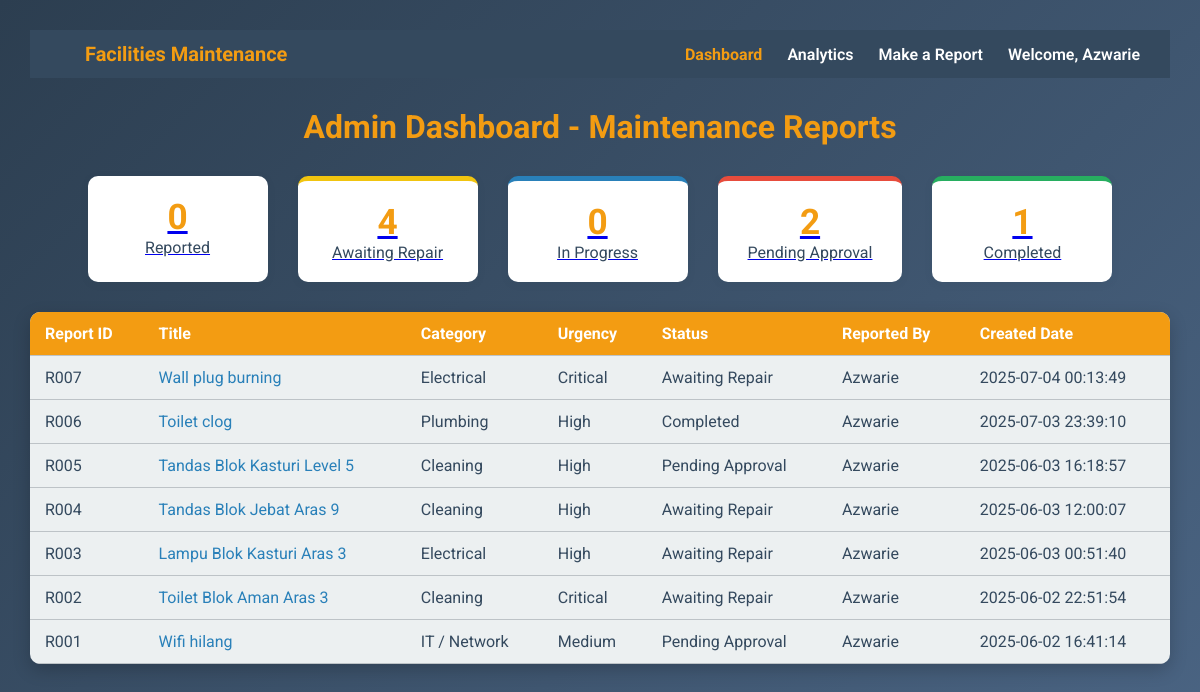
Page /index.php (signed in) on the committed database.
### tables this page shows
CREATE TABLE `report` (
  `ReportID` varchar(10) NOT NULL,
  `Title` varchar(255) NOT NULL,
  `Description` text DEFAULT NULL,
  `UrgencyLevel` enum('Low','Medium','High','Critical') NOT NULL,
  `Status` enum('Reported','Awaiting Repair','In Progress','Pending Approval','Completed') NOT NULL DEFAULT 'Reported',
  `StaffID` varchar(10) NOT NULL,
  `CategoryID` varchar(10) NOT NULL,
  `CreatedDate` datetime NOT NULL DEFAULT current_timestamp(),
  `LastUpdatedDate` datetime NOT NULL DEFAULT current_timestamp() ON UPDATE current_timestamp(),
  `AISuggestion` text DEFAULT NULL
);

CREATE TABLE `category` (
  `CategoryID` varchar(10) NOT NULL,
  `CategoryType` varchar(100) NOT NULL
);

CREATE TABLE `staff` (
  `StaffID` varchar(10) NOT NULL,
  `StaffName` varchar(100) NOT NULL,
  `PhoneNum` varchar(20) DEFAULT NULL,
  `Password` varchar(255) NOT NULL,
  `Role` enum('Admin','Maintenance') NOT NULL DEFAULT 'Maintenance',
  `Position` varchar(50) DEFAULT NULL
);

### index.php (the view, shortened to what this page needs)
<?php
include 'connection.php';
include 'navbar.php';
$statusCounts = [
  'Reported' => 0,
  'Awaiting Repair' => 0,
  'In Progress' => 0,
  'Pending Approval' => 0,
  'Completed' => 0
];
$analyticsSql = "SELECT Status, COUNT(*) as count FROM report GROUP BY Status";
$analyticsResult = $conn->query($analyticsSql);
if ($analyticsResult) {
  while ($row = $analyticsResult->fetch_assoc()) {
    $status = $row['Status'];
    if (isset($statusCounts[$status])) {
      $statusCounts[$status] = $row['count'];
    }
  }
}
$where = '';
$sql = "
    SELECT r.ReportID, r.Title, r.UrgencyLevel, r.Status, r.CreatedDate,
           s.StaffName, c.CategoryType
    FROM Report r
    JOIN Staff s ON r.StaffID = s.StaffID
    JOIN Category c ON r.CategoryID = c.CategoryID
    $where
    ORDER BY r.CreatedDate DESC
";
$result = $conn->query($sql);
?>
<!DOCTYPE html>
<html lang="en">
<head>
</head>
<body>
  <h1>Admin Dashboard - Maintenance Reports</h1>
  <div class="analytics">
    <a href="?filter=Reported" class="analytic-box reported">
      <span class="count"><?php echo $statusCounts['Reported']; ?></span>
      <span class="label">Reported</span>
    </a>
      <a href="?filter=Awaiting Repair" class="analytic-box awaiting">
      <span class="count"><?php echo $statusCounts['Awaiting Repair']; ?></span>
      <span class="label">Awaiting Repair</span>
    </a>
    <a href="?filter=In Progress" class="analytic-box inprogress">
      <span class="count"><?php echo $statusCounts['In Progress']; ?></span>
      <span class="label">In Progress</span>
    </a>
    <a href="?filter=Pending Approval" class="analytic-box pending">
      <span class="count"><?php echo $statusCounts['Pending Approval']; ?></span>
      <span class="label">Pending Approval</span>
    </a>
    <a href="?filter=Completed" class="analytic-box completed">
      <span class="count"><?php echo $statusCounts['Completed']; ?></span>
      <span class="label">Completed</span>
    </a>
  </div>
  <table>
    <thead>
      <tr>
        <th>Report ID</th>
        <th>Title</th>
        <th>Category</th>
        <th>Urgency</th>
        <th>Status</th>
        <th>Reported By</th>
        <th>Created Date</th>
      </tr>
    </thead>
    <tbody>
      <?php if ($result && $result->num_rows > 0): ?>
        <?php while ($row = $result->fetch_assoc()): ?>
          <tr>
            <td><?php echo htmlspecialchars($row['ReportID']); ?></td>
            <td><a class="report-link" href="report_detail.php?report_id=<?php echo urlencode($row['ReportID']); ?>">
                <?php echo htmlspecialchars($row['Title']); ?></a></td>
            <td><?php echo htmlspecialchars($row['CategoryType']); ?></td>
            <td><?php echo htmlspecialchars($row['UrgencyLevel']); ?></td>
            <td><?php echo htmlspecialchars($row['Status']); ?></td>
            <td><?php echo htmlspecialchars($row['StaffName']); ?></td>
            <td><?php echo htmlspecialchars($row['CreatedDate']); ?></td>
          </tr>
        <?php endwhile; ?>
      <?php else: ?>
        <tr>
          <td colspan="7" style="text-align:center;">No reports found.</td>
        </tr>
      <?php endif; ?>
    </tbody>
  </table>
</body>
</html>

### navbar.php (shortened to what this page needs)
<?php
$staffName = $_SESSION['staffName'] ?? 'User';
$role = $_SESSION['role'] ?? null;
$currentPage = basename($_SERVER['PHP_SELF']);
?>
<div class="navbar">
  <a href="<?php echo ($role === 'Admin') ? 'index.php' : 'maintenance_index.php'; ?>" class="logo">
    Facilities Maintenance
  </a>
  <?php if ($role === 'Admin'): ?>
    <a href="index.php" class="<?php echo $currentPage === 'index.php' ? 'active' : ''; ?>">Dashboard</a>
    <a href="report_analytics.php" class="<?php echo $currentPage === 'report_analytics.php' ? 'active' : ''; ?>">Analytics</a>
  <?php else: ?>
    <a href="maintenance_index.php" class="<?php echo $currentPage === 'maintenance_index.php' ? 'active' : ''; ?>">My Tasks</a>
  <?php endif; ?>
  <a href="report_create.php" class="<?php echo $currentPage === 'report_create.php' ? 'active' : ''; ?>">Make a Report</a>
  <div class="user-dropdown user-menu" tabindex="0">
    <div class="welcome">Welcome, <?php echo htmlspecialchars($staffName); ?></div>
  </div>
</div>

### navbar.php (style rules this page uses)
.navbar { background: #34495e; padding: 12px 30px; display: flex; align-items: center; color: white; font-family: 'Roboto', sans-serif; margin-bottom: 30px; }
.navbar .logo { font-weight: 700; font-size: 20px; color: #f39c12; margin-right: auto; user-select: none; text-decoration: none; }
.navbar a, .navbar .user-menu { color: white; text-decoration: none; margin-left: 25px; font-weight: 600; position: relative; cursor: pointer; transition: color 0.3s ease; }
.navbar a.active { color: #f39c12; font-weight: 700; }
.user-dropdown { position: relative; display: inline-block; }

### index.php (style rules this page uses)
body { font-family: 'Roboto', sans-serif; background: linear-gradient(135deg, #2c3e50, #4b6584); margin: 0; padding: 30px; color: #34495e; }
h1 { text-align: center; margin-bottom: 30px; color: #f39c12; }
table { width: 100%; border-collapse: collapse; background: #ecf0f1; border-radius: 10px; overflow: hidden; box-shadow: 0 6px 18px rgba(0, 0, 0, 0.2); }
th, td { padding: 12px 15px; text-align: left; border-bottom: 1px solid #bdc3c7; }
th { background: #f39c12; color: white; }
a.report-link { color: #2980b9; text-decoration: none; }
.analytics { display: flex; justify-content: center; gap: 30px; margin-bottom: 30px; }
.analytic-box { background: #fff; border-radius: 10px; box-shadow: 0 2px 8px rgba(44, 62, 80, 0.08); padding: 20px 30px; text-align: center; min-width: 120px; }
.analytic-box .count { display: block; font-size: 2.2em; font-weight: bold; color: #f39c12; }
.analytic-box .label { font-size: 1em; color: #34495e; }
.analytic-box.pending { border-top: 5px solid #e74c3c; }
.analytic-box.awaiting { border-top: 5px solid #f1c40f; }
.analytic-box.inprogress { border-top: 5px solid #2980b9; }
.analytic-box.completed { border-top: 5px solid #27ae60; }

### rows in the picture
report: ReportID "R007", Title "Wall plug burning", CategoryID.CategoryType "Electrical", UrgencyLevel "Critical", Status "Awaiting Repair", StaffID.StaffName "Azwarie", CreatedDate "2025-07-04 00:13:49"
report: ReportID "R006", Title "Toilet clog", CategoryID.CategoryType "Plumbing", UrgencyLevel "High", Status "Completed", StaffID.StaffName "Azwarie", CreatedDate "2025-07-03 23:39:10"
report: ReportID "R005", Title "Tandas Blok Kasturi Level 5", CategoryID.CategoryType "Cleaning", UrgencyLevel "High", Status "Pending Approval", StaffID.StaffName "Azwarie", CreatedDate "2025-06-03 16:18:57"
report: ReportID "R004", Title "Tandas Blok Jebat Aras 9", CategoryID.CategoryType "Cleaning", UrgencyLevel "High", Status "Awaiting Repair", StaffID.StaffName "Azwarie", CreatedDate "2025-06-03 12:00:07"
report: ReportID "R003", Title "Lampu Blok Kasturi Aras 3", CategoryID.CategoryType "Electrical", UrgencyLevel "High", Status "Awaiting Repair", StaffID.StaffName "Azwarie", CreatedDate "2025-06-03 00:51:40"
report: ReportID "R002", Title "Toilet Blok Aman Aras 3", CategoryID.CategoryType "Cleaning", UrgencyLevel "Critical", Status "Awaiting Repair", StaffID.StaffName "Azwarie", CreatedDate "2025-06-02 22:51:54"
report: ReportID "R001", Title "Wifi hilang", CategoryID.CategoryType "IT / Network", UrgencyLevel "Medium", Status "Pending Approval", StaffID.StaffName "Azwarie", CreatedDate "2025-06-02 16:41:14"

### other values in the picture
$staffName "Azwarie"
$statusCounts['Reported'] "0"
$statusCounts['Awaiting Repair'] "4"
$statusCounts['In Progress'] "0"
$statusCounts['Pending Approval'] "2"
$statusCounts['Completed'] "1"
